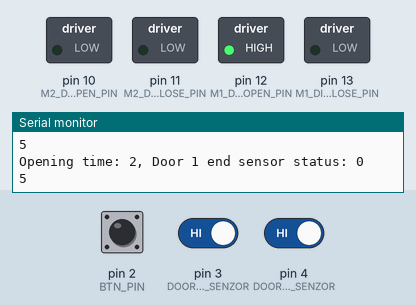
Bench run of a sketch on a simulated Arduino Uno, built with avr-gcc and run on an emulated ATmega328P. On the bench: switched loads named in the sketch (green lamp = pin HIGH), the last lines printed to the serial monitor. Wiring (inferred from the names in the program): DS3231 clock at I2C address 0x68. Inputs (shaded band) come from the test bench; at power-on: pin 3 (DOOR1_OPEN_SENZOR) HIGH, pin 2 (BTN_PIN) LOW, pin 4 (DOOR2_OPEN_SENZOR) HIGH. The local clock reads 2024-03-15 10:24:30 at power-on unless the sketch sets it.

Above: at 3.8 s.
3.9 s: pin 3 (DOOR1_OPEN_SENZOR) driven LOW
At 4.4 s:
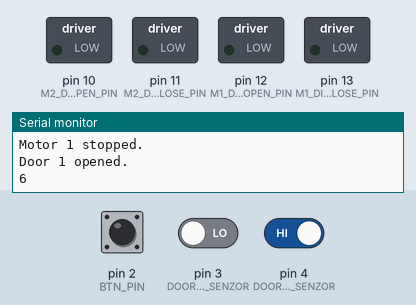
At 5.7 s:
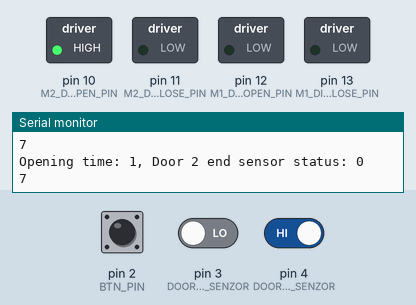
6.0 s: pin 2 (BTN_PIN) pulled HIGH for 0.7 s
8.2 s: pin 4 (DOOR2_OPEN_SENZOR) driven LOW
At 10.8 s:
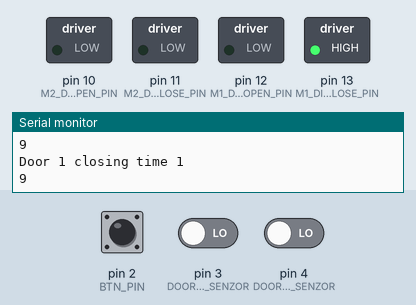
11.1 s: pin 2 (BTN_PIN) pulled HIGH for 1 s
13.6 s: pin 2 (BTN_PIN) pulsed HIGH 5 times (0.12 s each, 0.3 s apart)
Timing chart, 0 to 16.6 s (numbered marks = the images above; inputs shaded):
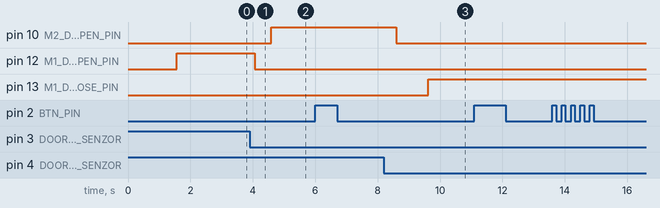

Measured:
- after the input at 3.9 s, pin 10 (M2_DIR_OPEN_PIN): LOW → HIGH after 0.69 s; pin 12 (M1_DIR_OPEN_PIN): HIGH → LOW after 0.16 s
- after the input at 8.2 s, pin 10 (M2_DIR_OPEN_PIN): HIGH → LOW after 0.40 s; pin 13 (M1_DIR_CLOSE_PIN): LOW → HIGH after 1.4 s

The sketch:

kurnik.ino
```cpp
#include "Wire.h"
//****************Constants****************//
// PIN addres
#define analogPin A0
#define BTN_PIN 2

#define DOOR1_OPEN_SENZOR 3
#define DOOR2_OPEN_SENZOR 4

#define M1 1
#define M2 2

#define M2_DIR_OPEN_PIN 10
#define M2_DIR_CLOSE_PIN 11

#define M1_DIR_OPEN_PIN 12
#define M1_DIR_CLOSE_PIN 13

#define DARK_TRESHOLD 0

#define MAIN_LOOP_DELAY 500

// door commands
#define CMD_OPEN true
#define CMD_CLOSE false

// Komentár k motorovym konstantam
// Motor s jednou prevodovkou (cca 30 N/cm) ma zaviraci cas cca 190s a oteviraci cca 157s ne dverich c1
// Motor s jednou prevodovkou (cca 50 N/cm) ma zaviraci cas cca 65s a oteviraci cca 110s ne dverich c2

#define DOOR1_CLOSING_TIME 190 // doba pro zavreni [s]
#define DOOR2_CLOSING_TIME 65 // doba pro zavreni [s]
#define DOOR_OPENING_LIM_TIME 300 // limitni doba pro otevreni [s]

#define DS3231_I2C_ADDRESS 0x68 // Adresa I2C modulu s RTC

// pokud je definovano pak je program v rezimu ladeni
//
#define DEBUG

// prog status
#define START 1
#define MEASURE_LIGHT 2
#define CHECK_TIMER 3
#define OPEN_DOOR1 4
#define DOOR1_OPENING 5
#define OPEN_DOOR2 6
#define DOOR2_OPENING 7
#define CLOSE_DOOR1 8
#define DOOR1_CLOSING 9
#define CLOSE_DOOR2 10
#define DOOR2_CLOSING 11

struct Time {
  byte h;
  byte m;
  byte s;
};

struct Date {
  byte d;
  byte m;
  int y;
  byte wd;
};

static int OpeningTimes[12] = {9,9,8,8,8,7,7,7,8,8,9,9};
static int ClosingTimes[12] = {17,18,19,21,21,22,22,22,21,20,18,17};

//****************Variables****************//
// vytvoření proměnných pro výsledky měření
int lightIntens;
int ProgState;
Time ClosingStart;
Time OpeningStart;
boolean bTodayOpen;
boolean bTodayClose;
volatile byte bDoorOpened; // 0 => closed, 1 => open
volatile int nLightSenzorDeactT; // 0 => closed, 1 =>
volatile boolean bChangeDoorStateByBtn;

//bool prepinac = false;


//******************Init*******************//
void setup() {
  ProgState = START;
  bChangeDoorStateByBtn = false;
  nLightSenzorDeactT = 0;
  lightIntens = 0;
  bDoorOpened = 0;
  pinMode(LED_BUILTIN, OUTPUT);
  pinMode(M1_DIR_OPEN_PIN, OUTPUT);
  pinMode(M1_DIR_CLOSE_PIN, OUTPUT);
  pinMode(M2_DIR_OPEN_PIN, OUTPUT);
  pinMode(M2_DIR_CLOSE_PIN, OUTPUT);
  pinMode(BTN_PIN, INPUT);
  pinMode(DOOR1_OPEN_SENZOR, INPUT);
  pinMode(DOOR2_OPEN_SENZOR, INPUT);
  calendar_setup();
  StopMotor(M1);
  StopMotor(M2);
  // Events setup
  attachInterrupt(digitalPinToInterrupt(BTN_PIN), btnTouched, RISING);

#ifdef DEBUG
  Serial.begin(9600);
#endif
}

//****************Program******************//

bool IsTimeToOpenDoor()
{
  bool ItsTime = false;
  byte openTime;
  byte closeTime;
  Time now = getTime();
  Date dNow = getDate();
  openTime = OpeningTimes[dNow.m-1];
  closeTime = ClosingTimes[dNow.m-1];
  if ((now.h >= openTime) && (now.h < closeTime)) ItsTime = true;

#ifdef DEBUG
  Serial.println("Now is: " + TimeToString(now) + " " + DateToString(dNow));
  Serial.println("Open door after: " + (String)openTime + " Close door after: " + (String)closeTime);
  if(ItsTime){
    Serial.println("Door should be open until ("+(String)closeTime+":00)");
  }  else {
    Serial.println("Door should be closed until ("+(String)openTime+":00)");
  }
#endif

  return ItsTime;
}

bool DayChanged(Time now)
{
  if(now.h == 0) {return true;}
  return false;
}

void loop() {
  Time now = getTime();
  int ClosingT;

  switch (ProgState) {
  case START:
    ProgState = MEASURE_LIGHT;
    if(DayChanged(now)){
      bTodayClose = false;
      bTodayOpen = false;
    }
    if(bChangeDoorStateByBtn){
      bChangeDoorStateByBtn = false;
      // start - testing of day/night mode
      //if (prepinac){
      //  bTodayClose = false;
      //  bTodayOpen = false;
      //  setDS3231time(00,59,6,2,31,03,20);
      //  prepinac = false;
      //}
      //else{
      //  setDS3231time(00,59,20,2,31,03,20);
      //  prepinac = true;
      //}
      // end - testing of day/night mode

      if(bDoorOpened){
        ProgState = CLOSE_DOOR1;
      } else {
        ProgState = OPEN_DOOR1;
      }
    }
    break;
  case MEASURE_LIGHT:
    ProgState = CHECK_TIMER;
    break;
  case CHECK_TIMER:
    if(IsTimeToOpenDoor()&&!(bDoorOpened)&&!bTodayOpen){
      bTodayOpen = true;
      ProgState = OPEN_DOOR1;
    } else if (!IsTimeToOpenDoor()&&(bDoorOpened)&&!bTodayClose){
      bTodayClose = true;
      ProgState = CLOSE_DOOR1;
    } else {
      ProgState = START;
    }
    break;
  case OPEN_DOOR1:
    #ifdef DEBUG
    Serial.println("Door 1 are opening now.");
    #endif
    OpeningStart = getTime();
    RunMotor(CMD_OPEN,M1);
    ProgState = DOOR1_OPENING;
    break;
  case DOOR1_OPENING:
    if(AreDoor1Open()){
      StopMotor(M1);
      ProgState = OPEN_DOOR2;
      #ifdef DEBUG
      Serial.println("Door 1 opened.");
      #endif
    }
    break;
  case OPEN_DOOR2:
    #ifdef DEBUG
    Serial.println("Door 2 are opening now.");
    #endif
    OpeningStart = getTime();
    RunMotor(CMD_OPEN,M2);
    ProgState = DOOR2_OPENING;
    break;
  case DOOR2_OPENING:
    if(AreDoor2Open()){
      StopMotor(M2);
      bDoorOpened = true;
      ProgState = START;
      #ifdef DEBUG
      Serial.println("Door 2 opened.");
      #endif
    }
    break;
  case CLOSE_DOOR1:
    #ifdef DEBUG
    Serial.println("Door 1 are closing now.");
    #endif
    ClosingStart = getTime();
    RunMotor(CMD_CLOSE,M1);
    ProgState = DOOR1_CLOSING;
    break;
  case DOOR1_CLOSING:
    ClosingT = (now.h*3600+now.m*60+now.s)-(ClosingStart.h*3600+ClosingStart.m*60+ClosingStart.s);
    #ifdef DEBUG
    Serial.print("Door 1 closing time ");
    Serial.println(ClosingT);
    #endif
    if(ClosingT >= DOOR1_CLOSING_TIME){
      StopMotor(M1);
      ProgState = CLOSE_DOOR2;
      #ifdef DEBUG
      Serial.println("Door 1 closed.");
      #endif
    }
    break;
  case CLOSE_DOOR2:
    #ifdef DEBUG
    Serial.println("Door 2 are closing now.");
    #endif
    ClosingStart = getTime();
    RunMotor(CMD_CLOSE,M2);
    ProgState = DOOR2_CLOSING;
    break;
  case DOOR2_CLOSING:
    ClosingT = (now.h*3600+now.m*60+now.s)-(ClosingStart.h*3600+ClosingStart.m*60+ClosingStart.s);
    #ifdef DEBUG
    Serial.print("Door 2 closing time ");
    Serial.println(ClosingT);
    #endif
    if(ClosingT >= DOOR2_CLOSING_TIME){
      StopMotor(M2);
      bDoorOpened = false;
      ProgState = START;
      #ifdef DEBUG
      Serial.println("Door 2 closed.");
      #endif
    }
    break;
  default:
    // statements
    Serial.print("Unexpected state of machine: " );
    Serial.print(ProgState);
    break;
  }

  #ifdef DEBUG
  Serial.println(ProgState);
  #endif
  //polling
  delay(MAIN_LOOP_DELAY);
}

bool AreDoor1Open() {
  bool doorStatus;
  Time now = getTime();
  int Opening = (now.h*3600+now.m*60+now.s)-(OpeningStart.h*3600+OpeningStart.m*60+OpeningStart.s);

  doorStatus = !digitalRead(DOOR1_OPEN_SENZOR);

  if(Opening >= DOOR_OPENING_LIM_TIME){
    doorStatus = true;
    Serial.println("Door 1 opening error: opening time limit exceeded.");
  }

#ifdef DEBUG
  Serial.print("Opening time: ");
  Serial.print(Opening);
  Serial.print(", Door 1 end sensor status: ");
  Serial.println(doorStatus);
#endif
  return doorStatus;
}

bool AreDoor2Open() {
  bool doorStatus;
  Time now = getTime();
  int Opening = (now.h*3600+now.m*60+now.s)-(OpeningStart.h*3600+OpeningStart.m*60+OpeningStart.s);

  doorStatus = !digitalRead(DOOR2_OPEN_SENZOR);

  if(Opening >= DOOR_OPENING_LIM_TIME){
    doorStatus = true;
    Serial.println("Door 2 opening error: opening time limit exceeded.");
  }

#ifdef DEBUG
  Serial.print("Opening time: ");
  Serial.print(Opening);
  Serial.print(", Door 2 end sensor status: ");
  Serial.println(doorStatus);
#endif
  return doorStatus;
}

//****************Events******************//

void btnTouched() {
#ifdef DEBUG
  Serial.print("btn");
#endif
  bChangeDoorStateByBtn = true;
  delay(200);
}

//*************************************** Light Sensor *********************************//
int ReadFromLightSenzor(int numOfMeasurement)
{
  int measuredVal = 0; // pracovni hodnota ze senzoru
  // načtení hodnoty z analogového pinu s průměrováním měření
  for (int i = 0; i < numOfMeasurement; i++) {
    measuredVal += analogRead(analogPin);
    delay(50);
  }
  measuredVal = round(measuredVal / numOfMeasurement);
  return measuredVal;
}
//*************************************** Light Sensor *********************************//

void UpdateLightIntensity()
{
  int refMeasuredVal = 0; // pracovni hodnota ze senzoru
  int measuredVal = 0; // pracovni hodnota ze senzoru
  int measSum = 0; // suma merenych hodnota
  int dev = 0; // deviace mereni
  const int devTreshold = 15; // deviace mereni
  const int numOfMeasurement = 3;

  // načtení hodnoty z analogového pinu s průměrováním 3 měření po 0,5s
  refMeasuredVal = ReadFromLightSenzor(10);
#ifdef DEBUG
  Serial.print("Measured light ref value: ");
  Serial.println(refMeasuredVal);
#endif
  for (int i = 0; i < numOfMeasurement; i++) {
    measuredVal = ReadFromLightSenzor(10);
#ifdef DEBUG
    Serial.print("Measured light value: ");
    Serial.println(measuredVal);
#endif
    measSum += measuredVal;
    dev = refMeasuredVal - measuredVal;
    if ((dev > devTreshold) || (dev < (-devTreshold))) {
      break;
    }
    delay(2000);
  }
  // osetreni spicek
  if ((dev < devTreshold) && (dev > (-devTreshold))) {
    lightIntens = round(measSum / numOfMeasurement);
  } else {
#ifdef DEBUG
    Serial.print("Incorrect measurement: ");
#endif
  }

#ifdef DEBUG
  Serial.print("Average light senzor value: ");
  Serial.print(lightIntens);
  Serial.print(", Deviation:  ");
  Serial.print(dev);
  Serial.print(", DevThreshold: ");
  Serial.println(devTreshold);
#endif

}

//****************************************** Motor ************************************//

void StopMotor(int motorID)
{
  if (motorID == M1) {
    digitalWrite(M1_DIR_OPEN_PIN, LOW);
    digitalWrite(M1_DIR_CLOSE_PIN, LOW);
  } else {
    digitalWrite(M2_DIR_OPEN_PIN, LOW);
    digitalWrite(M2_DIR_CLOSE_PIN, LOW);
  }
#ifdef DEBUG
  Serial.print("Motor ");
  Serial.print(motorID);
  Serial.println(" stopped. ");
#endif
}

void RunMotor(bool direct, int motorID) {
  // Stop Motor in case that its running
  StopMotor(motorID);

  // open or close it
  if (motorID == M1) {
    if (direct == CMD_OPEN) {
      digitalWrite(M1_DIR_OPEN_PIN, HIGH);
    } else {
      digitalWrite(M1_DIR_CLOSE_PIN, HIGH);
    }
  } else {
    if (direct == CMD_OPEN) {
      digitalWrite(M2_DIR_OPEN_PIN, HIGH);
    } else {
      digitalWrite(M2_DIR_CLOSE_PIN, HIGH);
    }
  }

  #ifdef DEBUG
  Serial.print("Motor ");
  Serial.print(motorID);
  Serial.println(" running.");
  #endif
}

//****************************************** Motor ************************************//

//****************************************** Kalendar *********************************//
//****************SuppFunc*****************//
// Convert normal decimal numbers to binary coded decimal
byte decToBcd(byte val) {
  return ( (val / 10 * 16) + (val % 10) );
}
// Convert binary coded decimal to normal decimal numbers
byte bcdToDec(byte val) {
  return ( (val / 16 * 10) + (val % 16) );
}

String TimeToString(Time t){
  String h = (String)t.h;
  String m = (String)t.m;
  String s = (String)t.s;
  if (t.h<10) h = "0"+(String)t.h;
  if (t.m<10) m = "0"+(String)t.m;
  if (t.s<10) s = "0"+(String)t.s;
  return h+":"+m+":"+s;
}

String DateToString(Date now){
  String y = (String)now.y;
  String m = (String)now.m;
  String d = (String)now.d;
  String wd = (String)now.wd;

  return y+"."+m+"."+d+" ("+wd+")";
}
//******************Init*******************//
void calendar_setup() {
  Wire.begin();
  // set the initial time here:
  // DS3231 seconds, minutes, hours, day, date, month, year
  // setDS3231time(00,35,13,3,01,04,20);
}

//****************Program******************//
void setDS3231time(byte second, byte minute, byte hour, byte dayOfWeek, byte dayOfMonth, byte month, byte year) {
  // sets time and date data to DS3231
  Wire.beginTransmission(DS3231_I2C_ADDRESS);
  Wire.write(0); // set next input to start at the seconds register
  Wire.write(decToBcd(second)); // set seconds
  Wire.write(decToBcd(minute)); // set minutes
  Wire.write(decToBcd(hour)); // set hours
  Wire.write(decToBcd(dayOfWeek)); // set day of week (1=Sunday, 7=Saturday)
  Wire.write(decToBcd(dayOfMonth)); // set date (1 to 31)
  Wire.write(decToBcd(month)); // set month
  Wire.write(decToBcd(year)); // set year (0 to 99)
  Wire.endTransmission();
}
void readDS3231time(byte *second, byte *minute, byte *hour, byte *dayOfWeek, byte *dayOfMonth, byte *month, byte *year) {
  *hour = bcdToDec(Wire.read() & 0x3f);
  *dayOfWeek = bcdToDec(Wire.read());
  *dayOfMonth = bcdToDec(Wire.read());
  *month = bcdToDec(Wire.read());
  *year = bcdToDec(Wire.read());
}

void resetRegisterTo(byte addr) {
  Wire.beginTransmission(DS3231_I2C_ADDRESS);
  Wire.write(addr); // set DS3231 register pointer to 00h
  Wire.endTransmission();
}

Time getTime() {
  Time now = {0, 0, 0};
  resetRegisterTo(0);
  Wire.requestFrom(DS3231_I2C_ADDRESS, 3);
  // request 3 bytes of data from DS3231 starting from register 00h
  now.s = bcdToDec(Wire.read() & 0x7f);
  now.m = bcdToDec(Wire.read());
  now.h = bcdToDec(Wire.read() & 0x3f);
  return now;
}

Date getDate() {
  Date today = {0, 0, 0, 0};
  resetRegisterTo(3);
  Wire.requestFrom(DS3231_I2C_ADDRESS, 4);
  // request 3 bytes of data from DS3231 starting from register 00h
  today.wd = bcdToDec(Wire.read());
  today.d = bcdToDec(Wire.read());
  today.m = bcdToDec(Wire.read());
  today.y = 2000 + bcdToDec(Wire.read());
  return today;
}

//****************************************** Kalendar *********************************//
```
